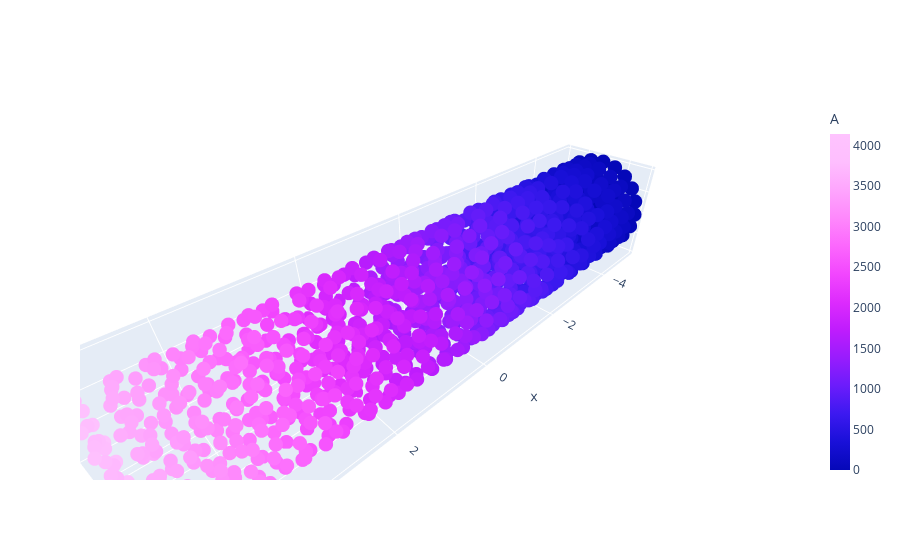
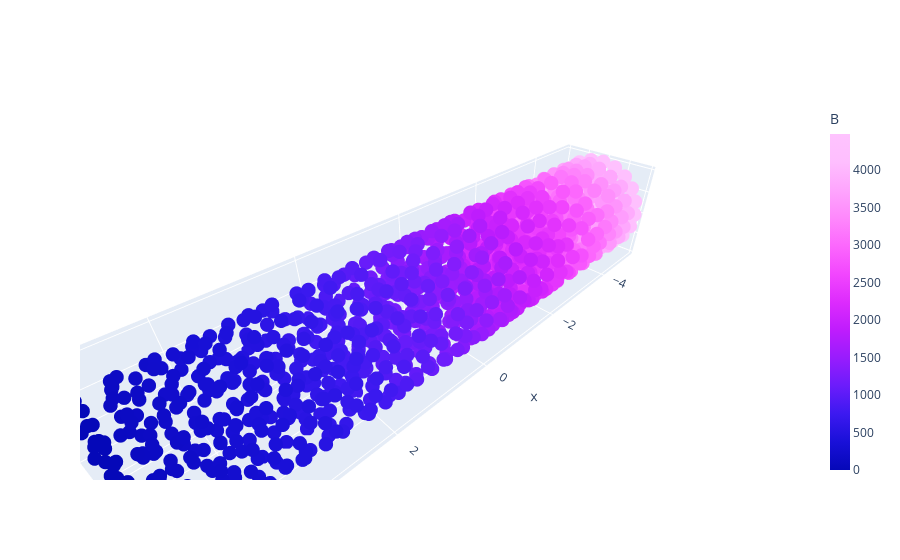

Write notebook code for charts like these, in order.
### Markdown cell above
Lets look at these in more detail using plotly's 3D plotting

### Code cell
results.plot_species("A", t_val=500, deterministic=True, width="auto")
results.plot_species("B", t_val=500, deterministic=True, width="auto")

### Figure 1 — Plotly figure (JSON) as saved in the notebook; plotly's stock layout.template omitted (floating-point values rounded to 4 significant figures; data arrays with more than 128 entries replaced by an {"elided": "..."} marker saying what was removed)
{"data": [{"marker": {"color": {"elided": "1059 float values"}, "colorbar": {"thickness": 20, "title": {"text": "A"}}, "colorscale": [[0, "#0508b8"], [0.08333, "#1910d8"], [0.1667, "#3c19f0"], [0.25, "#6b1cfb"], [0.3333, "#981cfd"], [0.4167, "#bf1cfd"], [0.5, "#dd2bfd"], [0.5833, "#f246fe"], [0.6667, "#fc67fd"], [0.75, "#fe88fc"], [0.8333, "#fea5fd"], [0.9167, "#febefe"], [1, "#fec3fe"]], "size": 5}, "mode": "markers", "name": "A", "type": "scatter3d", "x": {"elided": "1059 float values"}, "y": {"elided": "1059 float values"}, "z": {"elided": "1059 float values"}}], "layout": {"scene": {"aspectmode": "data"}, "xaxis": {"range": [-5, 5]}, "yaxis": {"range": [-1, 1.0]}}}

### Figure 2 — Plotly figure (JSON) as saved in the notebook; plotly's stock layout.template omitted (floating-point values rounded to 4 significant figures; data arrays with more than 128 entries replaced by an {"elided": "..."} marker saying what was removed)
{"data": [{"marker": {"color": {"elided": "1059 float values"}, "colorbar": {"thickness": 20, "title": {"text": "B"}}, "colorscale": [[0, "#0508b8"], [0.08333, "#1910d8"], [0.1667, "#3c19f0"], [0.25, "#6b1cfb"], [0.3333, "#981cfd"], [0.4167, "#bf1cfd"], [0.5, "#dd2bfd"], [0.5833, "#f246fe"], [0.6667, "#fc67fd"], [0.75, "#fe88fc"], [0.8333, "#fea5fd"], [0.9167, "#febefe"], [1, "#fec3fe"]], "size": 5}, "mode": "markers", "name": "B", "type": "scatter3d", "x": {"elided": "1059 float values"}, "y": {"elided": "1059 float values"}, "z": {"elided": "1059 float values"}}], "layout": {"scene": {"aspectmode": "data"}, "xaxis": {"range": [-5, 5]}, "yaxis": {"range": [-1, 1.0]}}}
